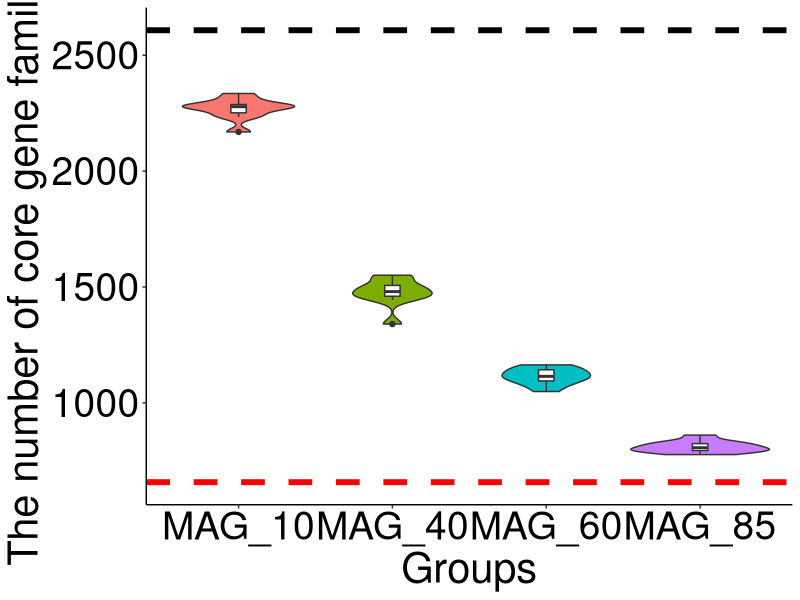

Recreate this plot in R.
library(tidyverse)
library(ggplot2)

## EC mixed datasets with different MAG percentage. Original datasets and simulation datasets (an average of 100 cut and 99% completeness) are used.
## The number of core gene families are calcultaed by using Roary with "-i 90 cd 100 -s -e -n -v".

EC_mixed <- read.table(file = "R_code/Fig3.three_tools_and_mixed_datasets/EC_mixed_datasets.txt", sep = "\t" , header = FALSE)

EC_mixed_plot <- ggplot(data=EC_mixed, aes(x = V1, y = V4))+
  geom_violin(aes(fill=V1))+
  geom_boxplot(width=0.1, fill="white")+
  theme(legend.position="none",
        axis.text.x = element_text(color="black", size=28),
        axis.text.y = element_text(color="black", size=28),
        axis.title.x = element_text(size=30),
        axis.title.y = element_text(size=30),)+
  theme(panel.grid.major = element_blank(), panel.grid.minor = element_blank(),
        panel.background = element_blank(), axis.line = element_line(colour = "black"))+
  scale_y_continuous(name = "The number of core gene families")+
  scale_x_discrete(name = "Groups")+
  geom_hline(yintercept=2608, linetype="dashed", color = "black", size=2)+
  geom_hline(yintercept=658, linetype="dashed", color = "red", size=2)
